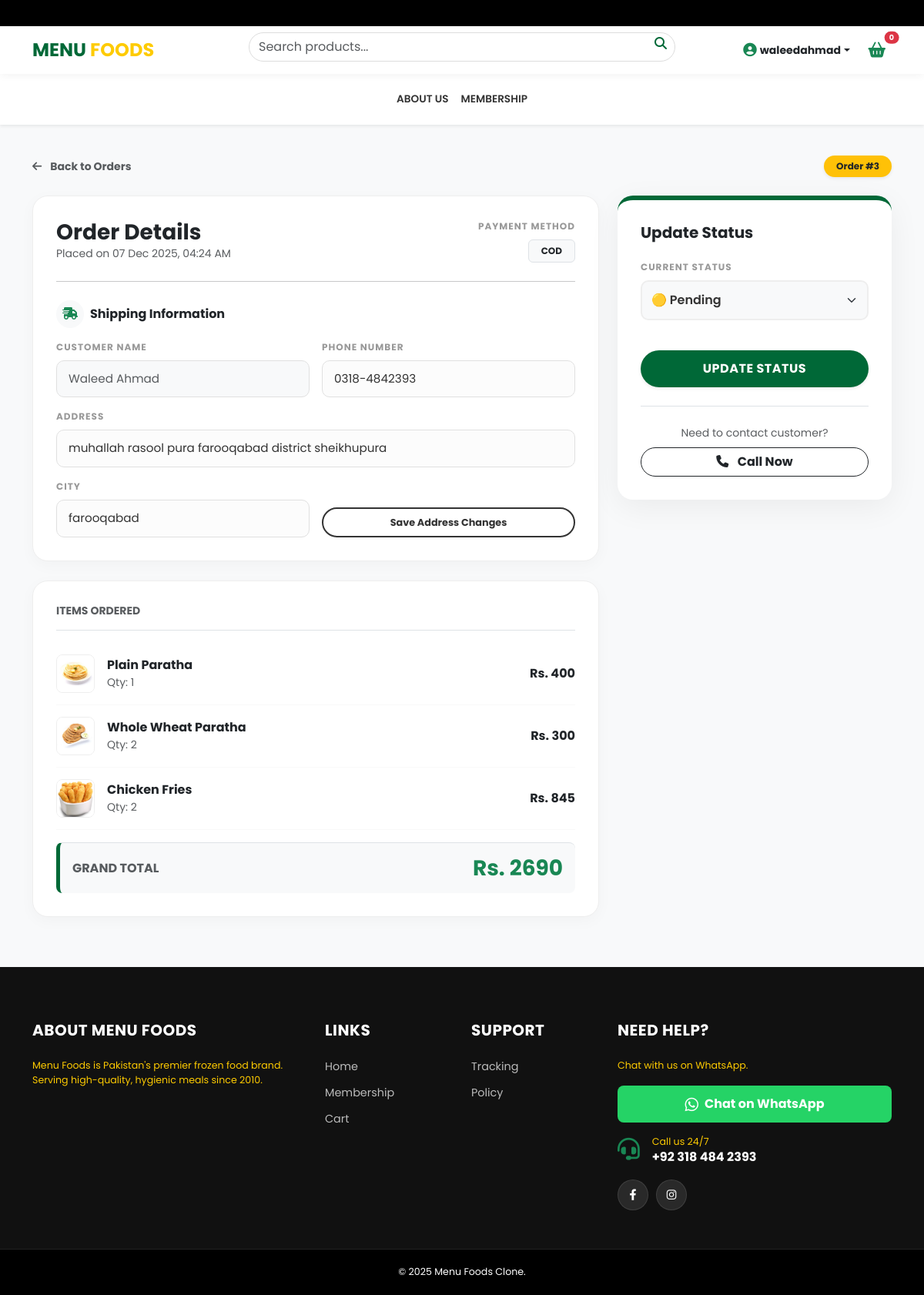
/portal/order/3/ (signed in), run on the app's committed database.
### orders/models.py (models this page shows, shortened)
class Order(models.Model):
    STATUS_CHOICES = (('Pending','Pending'),('Confirmed','Confirmed'),('Dispatch','Dispatch'),('Delivered','Delivered'),('Return','Return'),('Cancel','Cancel'))
    user = models.ForeignKey(User, on_delete=models.SET_NULL, null=True, blank=True)
    first_name = models.CharField(max_length=50); last_name = models.CharField(max_length=50)
    email = models.EmailField(); phone = models.CharField(max_length=20)
    address = models.TextField(); city = models.CharField(max_length=50)
    payment_method = models.CharField(max_length=20, default='cod')
    total_amount = models.DecimalField(max_digits=10, decimal_places=2)
    created_at = models.DateTimeField(auto_now_add=True)
    is_paid = models.BooleanField(default=False)
    status = models.CharField(max_length=20, choices=STATUS_CHOICES, default='Pending')

class OrderItem(models.Model):
    order = models.ForeignKey(Order, on_delete=models.CASCADE, related_name='items')
    product = models.ForeignKey(Product, on_delete=models.CASCADE)
    price = models.DecimalField(max_digits=10, decimal_places=2)
    quantity = models.IntegerField(default=1)

### store/models.py (models this page shows, shortened)
class Product(models.Model):
    categories = models.ManyToManyField(Category, related_name='products')
    name = models.CharField(max_length=200)
    description = models.TextField(blank=True)
    price = models.DecimalField(max_digits=10, decimal_places=2)
    image = models.ImageField(upload_to='products/')
    is_available = models.BooleanField(default=True)

### custom_admin/views.py (the view, shortened to what this page needs)
# urls.py: path('order/<int:order_id>/', views.admin_order_detail, name='admin_order_detail'),
@user_passes_test(is_admin)
def admin_order_detail(request, order_id):
    order = get_object_or_404(Order, id=order_id)
    return render(request, 'custom_admin/order_detail.html', {'order': order})

### templates/custom_admin/order_detail.html (shortened to what this page needs)
{% extends 'store/base.html' %}
{% block content %}
<div class="admin-bg">
    <div class="container">
        <div class="d-flex justify-content-between align-items-center mb-4 header-flex">
            <a href="{% url 'admin_all_orders' %}" class="text-decoration-none text-muted fw-bold small hover-link">
                <i class="fas fa-arrow-left me-2"></i> Back to Orders
            </a>
            <span class="badge bg-warning text-dark shadow-sm px-3 py-2 rounded-pill">Order #{{ order.id }}</span>
        </div>
        <div class="row g-4">
            <div class="col-12 col-lg-8">
                <div class="detail-card">
                    <div class="d-flex justify-content-between align-items-start mb-4">
                        <div>
                            <h3 class="fw-bold m-0 text-dark">Order Details</h3>
                            <p class="text-muted small mb-0">Placed on {{ order.created_at|date:"d M Y, h:i A" }}</p>
                        </div>
                        <div class="text-end">
                            <span class="section-label">Payment Method</span>
                            <span class="badge bg-light text-dark border px-3 py-2">{{ order.payment_method|upper }}</span>
                        </div>
                    </div>
                    <hr class="opacity-10 mb-4">
                    <h6 class="fw-bold text-dark mb-3 d-flex align-items-center">
                        <div class="bg-light rounded-circle p-2 me-2"><i class="fas fa-shipping-fast text-success"></i></div>
                        Shipping Information
                    </h6>
                    <form method="POST">
                        <div class="row g-3">
                            <div class="col-md-6">
                                <label class="section-label">Customer Name</label>
                                <input type="text" class="clean-input bg-light text-muted" value="{{ order.first_name }} {{ order.last_name }}" readonly>
                            </div>
                            <div class="col-md-6">
                                <label class="section-label">Phone Number</label>
                                <input type="text" name="phone" value="{{ order.phone }}" class="clean-input" required>
                            </div>
                            <div class="col-12">
                                <label class="section-label">Address</label>
                                <input type="text" name="address" value="{{ order.address }}" class="clean-input" required>
                            </div>
                            <div class="col-md-6">
                                <label class="section-label">City</label>
                                <input type="text" name="city" value="{{ order.city }}" class="clean-input" required>
                            </div>
                            <div class="col-md-6 d-flex align-items-end">
                                <button type="submit" class="btn-update-outline">Save Address Changes</button>
                            </div>
                        </div>
                    </form>
                </div>
                <div class="detail-card">
                    <h6 class="fw-bold border-bottom pb-3 mb-3 text-uppercase text-muted small">Items Ordered</h6>
                    {% for item in order.items.all %}
                    <div class="item-row">
                        <div class="d-flex align-items-center item-info">
                            <div class="me-3">
                                {% if item.product.image %}
                                    <img src="{{ item.product.image.url }}" class="product-thumb">
                                {% else %}
                                    <div class="product-thumb bg-light d-flex align-items-center justify-content-center"><i class="fas fa-image text-muted"></i></div>
                                {% endif %}
                            </div>
                            <div>
                                <div class="fw-bold text-dark">{{ item.product.name }}</div>
                                <div class="small text-muted">Qty: {{ item.quantity }}</div>
                            </div>
                        </div>
                        <div class="fw-bold text-dark item-price">Rs. {{ item.price|floatformat:0 }}</div>
                    </div>
                    {% empty %}
                    <p class="text-center text-muted py-3">No items found.</p>
                    {% endfor %}
                    <div class="border-top mt-3 pt-3 d-flex justify-content-between align-items-center bg-light p-3 rounded-3" style="border-left: 5px solid #006837;">
                        <span class="h6 fw-bold m-0 text-muted text-uppercase">Grand Total</span>
                        <span class="h3 fw-bold text-success m-0">Rs. {{ order.total_amount|floatformat:0 }}</span>
                    </div>
                </div>
            </div>
            <div class="col-12 col-lg-4">
                <div class="sticky-sidebar">
                    <div class="status-card-wrapper">
                        <h5 class="fw-bold mb-4">Update Status</h5>
                        <form method="POST">
                            <div class="mb-4">
                                <label class="section-label">Current Status</label>
                                <select name="status" class="form-select custom-select">
                                    <option value="Pending" {% if order.status == 'Pending' %}selected{% endif %}>🟡 Pending</option>
                                </select>
                            </div>
                            <button type="submit" class="btn-update shadow-sm">
                                Update Status
                            </button>
                        </form>
                        <div class="mt-4 pt-4 border-top text-center">
                            <p class="small text-muted mb-2">Need to contact customer?</p>
                            <a href="tel:{{ order.phone }}" class="btn btn-outline-dark rounded-pill w-100 fw-bold">
                                <i class="fas fa-phone me-2"></i> Call Now
                            </a>
                        </div>
                    </div>
                </div>
            </div>
        </div>
    </div>
</div>
{% endblock %}

### templates/store/base.html (shortened to what this page needs)
{% load static %}
<!DOCTYPE html>
<html lang="en">
<head>
    <link href="https://cdn.jsdelivr.net/npm/bootstrap@5.3.0/dist/css/bootstrap.min.css" rel="stylesheet">
    <link rel="stylesheet" href="https://cdnjs.cloudflare.com/ajax/libs/font-awesome/6.4.0/css/all.min.css">
    <link rel="stylesheet" href="https://cdnjs.cloudflare.com/ajax/libs/viewerjs/1.11.3/viewer.min.css">
</head>
<body>
    <div class="top-bar"><div class="marquee-text">Order now for fresh stock! Deliveries might be slightly delayed. | Call us 24/7 at +92 318 484 2393 | Free Delivery for Members!</div></div>
    <div class="main-header sticky-top">
        <div class="container">
            <div class="row align-items-center g-2">
                <div class="col-6 col-lg-3 d-flex align-items-center">
                    <a href="{% url 'home' %}" class="text-decoration-none">
                        <h4 class="m-0 fw-bold" style="color: var(--primary-green);">MENU <span style="color: var(--accent-yellow);">FOODS</span></h4>
                    </a>
                </div>
                <div class="col-6 col-lg-3 text-end d-flex align-items-center justify-content-end order-lg-3 mobile-actions gap-3">
                    {% if user.is_authenticated %}
                        <div class="dropdown">
                            <a class="text-dark text-decoration-none small fw-bold dropdown-toggle d-flex align-items-center" href="#" data-bs-toggle="dropdown">
                                <span class="d-none d-lg-inline">{{ user.username }}</span>
                            </a>
                        </div>
                    {% else %}
                        <a href="{% url 'login' %}" class="text-dark small fw-bold"><i class="fas fa-user me-1"></i> Login</a>
                    {% endif %}
                    <a href="{% url 'cart_page' %}" class="btn btn-outline-success rounded-pill position-relative border-0 fw-bold p-1 px-2">
                        <i class="fas fa-shopping-basket fa-lg"></i>
                        <span id="cart-badge" class="position-absolute top-0 start-100 translate-middle badge rounded-pill bg-danger" style="font-size: 0.6rem;">{{ cart_item_count|default:"0" }}</span>
                    </a>
                </div>
                <div class="col-12 col-lg-6 order-lg-2 mt-2 mt-lg-0">
                    <form class="search-box d-flex position-relative" action="{% url 'search' %}" method="GET">
                        <input class="form-control search-input" type="search" name="q" placeholder="Search products..." value="{{ request.GET.q }}">
                        <button class="search-btn" type="submit"><i class="fas fa-search"></i></button>
                    </form>
                </div>
            </div>
        </div>
    </div>
    <nav class="navbar navbar-expand-lg navbar-custom shadow-sm bg-white d-none d-lg-block">
        <div class="container justify-content-center">
            <ul class="navbar-nav">
                <li class="nav-item"><a class="nav-link" href="{% url 'about' %}">ABOUT US</a></li>
                <li class="nav-item"><a class="nav-link" href="{% url 'membership' %}">MEMBERSHIP</a></li>
            </ul>
        </div>
    </nav>
    <div style="flex: 1;">{% block content %}{% endblock %}</div>
    <footer>
        <div class="container">
            <div class="row g-4">
                <div class="col-lg-4 col-md-6">
                    <h5 class="text-white">About Menu Foods</h5>
                    <p class="small mb-4" style="color: var(--accent-yellow);">
                        Menu Foods is Pakistan's premier frozen food brand. Serving high-quality, hygienic meals since 2010.
                    </p>
                </div>
                <div class="col-lg-2 col-md-6 col-6">
                    <h5>Links</h5>
                    <ul>
                        <li><a href="{% url 'home' %}">Home</a></li>
                        <li><a href="{% url 'membership' %}">Membership</a></li>
                        <li><a href="{% url 'cart_page' %}">Cart</a></li>
                    </ul>
                </div>
                <div class="col-lg-2 col-md-6 col-6">
                    <h5>Support</h5>
                    <ul>
                        <li><a href="{% url 'my_orders' %}">Tracking</a></li>
                        <li><a href="{% url 'about' %}">Policy</a></li>
                    </ul>
                </div>
                <div class="col-lg-4 col-md-6">
                    <h5>Need Help?</h5>
                    <p class="small mb-3" style="color: var(--accent-yellow);">Chat with us on WhatsApp.</p>
                    <a href="https://wa.me/923184842393" target="_blank" class="btn w-100 mb-3 d-flex align-items-center justify-content-center" style="background-color: #25D366; color: white; font-weight: bold; border:none; padding: 12px; border-radius: 8px;">
                        <i class="fab fa-whatsapp fa-lg me-2"></i> Chat on WhatsApp
                    </a>
                    <div class="d-flex align-items-center mb-3">
                        <i class="fas fa-headset fa-2x text-success me-3"></i>
                        <div>
                            <p class="mb-0 small" style="color: var(--accent-yellow);">Call us 24/7</p>
                            <h6 class="text-white fw-bold m-0">+92 318 484 2393</h6>
                        </div>
                    </div>
                    <div class="footer-social">
                        <a href="https://web.facebook.com/profile.php?id=61584493205748" target="_blank"><i class="fab fa-facebook-f"></i></a>
                        <a href="#" target="_blank"><i class="fab fa-instagram"></i></a>
                    </div>
                </div>
            </div>
        </div>
        <div class="footer-bottom">
            <div class="container text-center">
                <p class="mb-0 small text-white">&copy; 2025 Menu Foods Clone.</p>
            </div>
        </div>
    </footer>
</body>
</html>

### data on the page
Order: id "3", created_at "07 Dec 2025, 04:24 AM", payment_method "COD", first_name "Waleed Ahmad", phone "0318-4842393", address "muhallah rasool pura farooqabad district sheikhupura", city "farooqabad", total_amount "2690", status "🟡 Pending"
OrderItem: product.image (picture), product.name "Plain Paratha", quantity "1", price "400"
OrderItem: product.image (picture), product.name "Whole Wheat Paratha", quantity "2", price "300"
OrderItem: product.image (picture), product.name "Chicken Fries", quantity "2", price "845"

### other printed values
{{ user.username }} "waleedahmad"
{{ cart_item_count|default:"0" }} "0"
